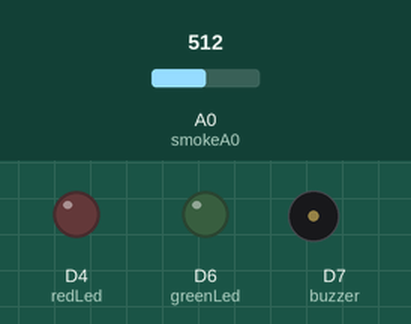
This sketch was run on a simulated ESP8266 (NodeMCU). Shown: output pins drawn as LEDs (lit = HIGH), buzzer (waves = sounding). The inputs (shaded band) are chosen by the test bench; at power-on: A0 (smokeA0) = 512. WiFi joins after 1.5 s; servers stay silent unless stated; web services answer with replies made up by the test bench; what the sketch prints to the serial monitor is not drawn.

Above: at 0.1 s.
At 2.7 s:
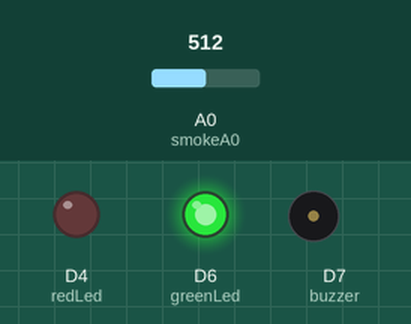
2.8 s: A0 (smokeA0) set to 650
4.6 s: A0 (smokeA0) set to 679
At 5.8 s:
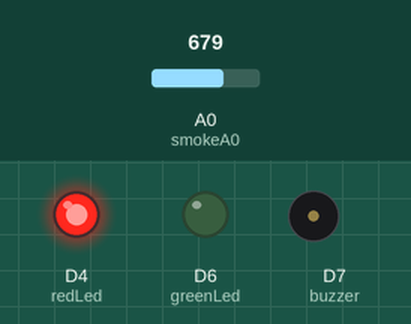
Timing chart, 0 to 13.6 s (numbered marks = the images above; inputs shaded):
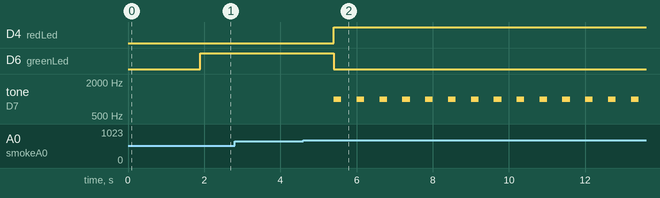

Measured:
- the behaviour switches between 660 and 661 on A0 (smokeA0) (found by bisection; images 1 and 2)
- after the input at 2.8 s, every drawn part: stays the same
- after the input at 4.6 s, D4 (redLed): LOW → HIGH after 0.80 s; D6 (greenLed): HIGH → LOW after 0.80 s; tone on D7 (buzzer): alternates 1000 Hz for 0.20 s and silent for 0.40 s, starting after 0.80 s

The sketch:

GAS_SENSOR.ino
```cpp
#include <ESP8266WiFi.h>
#include <ESP8266HTTPClient.h>

WiFiClient client;

String thingSpeakAddress = "http://api.thingspeak.com/update?";
String writeAPIKey;
String tsfield1Name;
String request_string;

HTTPClient http;

int redLed = D4;
int greenLed = D6;
int buzzer = D7;
int smokeA0 = A0;
// Your threshold value
int sensorThres = 660;

void setup() {
  pinMode(redLed, OUTPUT);
  pinMode(greenLed, OUTPUT);
  pinMode(buzzer, OUTPUT);
  pinMode(smokeA0, INPUT);
  Serial.begin(115200);
  WiFi.disconnect();
  WiFi.begin("Mayur", "mayurpatel123");
  while ((!(WiFi.status() == WL_CONNECTED)))
  {
    Serial.print("Not Connect");
    delay(300);
  }
  Serial.print("Connect");
}

void loop() {
  int analogSensor = analogRead(smokeA0);

if (client.connect("api.thingspeak.com",80)) {
      request_string = thingSpeakAddress;
      request_string += "key=";
      request_string += "RBBRH2J0MWV08FNG";
      request_string += "&";
      request_string += "field1";
      request_string += "=";
      request_string += analogSensor;
      http.begin(request_string);
      http.GET();
      http.end();

    }

  Serial.print("-Pin A0: ");
  Serial.println(analogSensor);
  // Checks if it has reached the threshold value
  if (analogSensor > sensorThres)
  {
    digitalWrite(redLed, HIGH);
    digitalWrite(greenLed, LOW);
    tone(buzzer, 1000, 200);
    delay(100);
  }
  else
  {
    digitalWrite(redLed, LOW);
    digitalWrite(greenLed, HIGH);
    noTone(buzzer);
  }
  delay(100);
}
```
